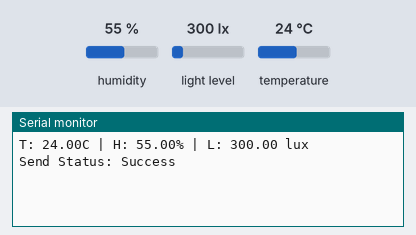
Simulated run of this program. Board: ESP32. Shown: the last lines printed to the serial monitor. Inputs (shaded band) come from the test bench; at power-on: humidity 55 %, light level 300 lx, temperature 24 °C.

Above: at 1.2 s.
1.3 s: humidity set to 22 %
At 2.6 s:
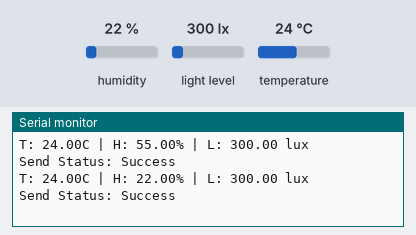
2.8 s: light level set to 40 lx
At 4.2 s:
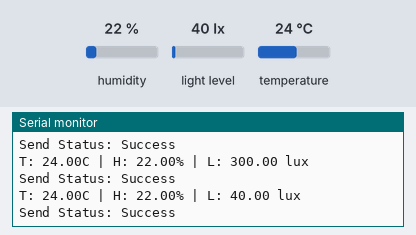
4.3 s: temperature set to 12 °C
5.8 s: light level set to 500 lx
At 7.0 s:
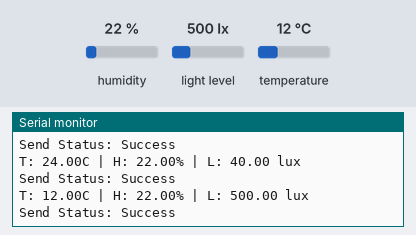
7.3 s: humidity set to 40 %
At 8.7 s:
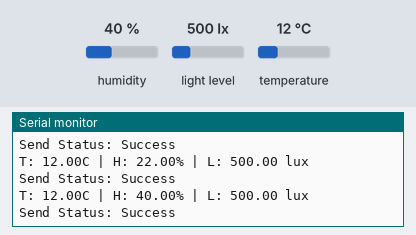
Timing chart, 0 to 9.8 s (numbered marks = the images above; inputs shaded):
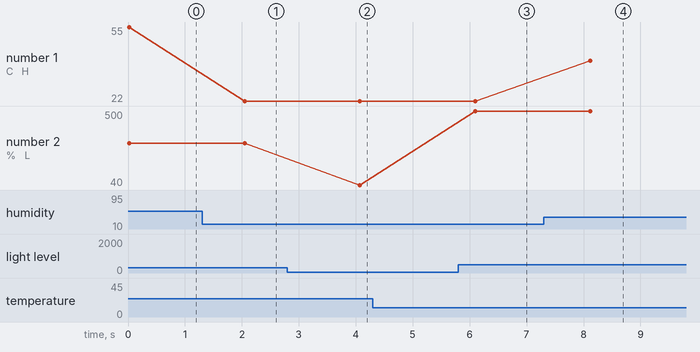

Measured:
- after the input at 1.3 s, the serial monitor: prints a new line after 0.75 s (image 1)
- after the input at 2.8 s, the serial monitor: prints a new line after 1.3 s (image 2)
- after the input at 5.8 s, the serial monitor: prints a new line after 0.30 s (image 3)
- after the input at 7.3 s, the serial monitor: prints a new line after 0.82 s (image 4)
- plotted number 1: 55 → 22 after the input at 1.3 s, 22 → 40 after the input at 7.3 s
- plotted number 2: 300 → 40 after the input at 2.8 s, 40 → 500 after the input at 5.8 s

The program:

main.cpp
```cpp
#include <Arduino.h>
#include <esp_now.h>
#include <WiFi.h>
#include <DHT.h>
#include <BH1750.h>
#include <Wire.h>

// Định nghĩa cấu trúc dữ liệu
typedef struct struct_message {
    float temp;
    float hum;
    float light;
} struct_message;

struct_message sendData;
struct_message recvData;

// IP và MAC giả định để nộp bài
uint8_t peerAddress[] = {0x24, 0x6F, 0x28, 0xAE, 0xD5, 0x30};

#define DHTPIN 4
DHT dht(DHTPIN, DHT11);
BH1750 lightMeter;

// Hàm nhận dữ liệu
void OnDataRecv(const uint8_t * mac, const uint8_t *incomingData, int len) {
    memcpy(&recvData, incomingData, sizeof(recvData));
}

// Hàm gửi dữ liệu
void OnDataSent(const uint8_t *mac_addr, esp_now_send_status_t status) {
    Serial.print("Send Status: ");
    Serial.println(status == ESP_NOW_SEND_SUCCESS ? "Success" : "Fail");
}

void setup() {
    Serial.begin(115200);

    // Khởi tạo cảm biến
    dht.begin();
    Wire.begin();
    lightMeter.begin();

    // Khởi tạo Wi-Fi và ESP-NOW
    WiFi.mode(WIFI_STA);
    if (esp_now_init() != ESP_OK) return;

    esp_now_register_send_cb(OnDataSent);
    esp_now_register_recv_cb(OnDataRecv);

    // Đăng ký Peer
    esp_now_peer_info_t peerInfo = {};
    memcpy(peerInfo.peer_addr, peerAddress, 6);
    peerInfo.channel = 0;
    peerInfo.encrypt = false;
    esp_now_add_peer(&peerInfo);
}

void loop() {
    // Đọc dữ liệu giả lập/thực tế
    sendData.temp = dht.readTemperature();
    sendData.hum = dht.readHumidity();
    sendData.light = lightMeter.readLightLevel();

    // In ra Serial để kiểm tra
    Serial.printf("T: %.2fC | H: %.2f%% | L: %.2f lux\n", sendData.temp, sendData.hum, sendData.light);

    // Gửi qua ESP-NOW
    esp_now_send(peerAddress, (uint8_t *) &sendData, sizeof(sendData));

    delay(2000);
}
```
